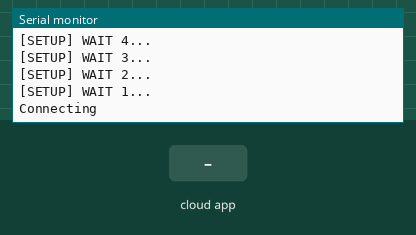
Recording of a sketch running on a simulated ESP8266 (NodeMCU). Parts: the last lines printed to the serial monitor. The test bench sets the inputs (shaded band). WiFi joins after 1.5 s; servers stay silent unless stated; no MQTT or app messages arrive unless stated.

Above: at 5.2 s.
5.3 s: the phone or cloud app sets data to 0
At 6.7 s:
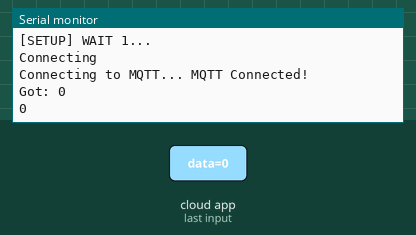
7.0 s: the phone or cloud app sets data to 1
At 8.4 s:
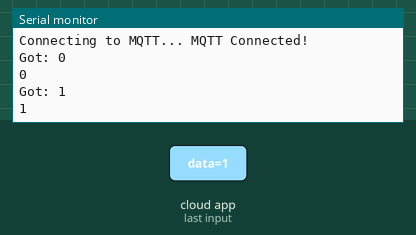
Timing chart, 0 to 10.0 s (numbered marks = the images above; inputs shaded):
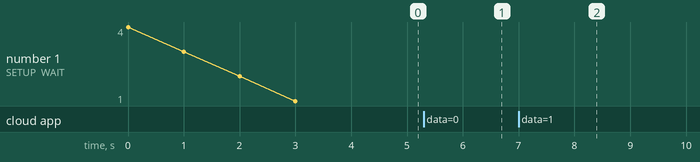

Measured:
- after the input at 5.3 s, the serial monitor: prints a new line after 0.25 s (image 1)
- after the input at 7.0 s, the serial monitor: prints a new line after 0.56 s (image 2)

The sketch:

notice_board.ino
```cpp
/*
 * This is the code for the project called
 * Google Assistant Controlled Scrolling Display
 * which is edited by Sachin Soni for his YouTube channel "techiesms".
 *
 *Tutorial video of this project is available on the youtube channel whose link
 *is attached here.
 *
 *
 *explore|learn|share
 *    techiesms
 *
 *YouTube Channel :- https://www.youtube.com/user/sachinsms1990
 *
 *Website :- http://www.techiesms.com
 *
 */
/************************* Necessary Libraries *********************************/

#include <SPI.h>
#include <ESP8266WiFi.h>
#include <ESP8266WiFiMulti.h>
#include <SoftwareSerial.h>
#include <ESP8266HTTPClient.h>
#include "Adafruit_MQTT.h"
#include "Adafruit_MQTT_Client.h"

#define SCROLL_DELAY 75

/************************* Variables *********************************/
char* str;
String payload;
uint32_t present;
bool first_time;
char ack;
uint16_t  scrollDelay;  // in milliseconds
#define  CHAR_SPACING  1 // pixels between characters
SoftwareSerial mySerial(D2, D3);
// Global message buffers shared by Serial and Scrolling functions
#define BUF_SIZE  75
char curMessage[BUF_SIZE];
char newMessage[BUF_SIZE];
bool newMessageAvailable = false;

ESP8266WiFiMulti WiFiMulti;


/************************* Adafruit.io Setup *********************************/
#define AIO_SERVER      "io.adafruit.com"
#define AIO_SERVERPORT  1883                   // use 8883 for SSL
#define AIO_USERNAME    "s8897576332"
#define AIO_KEY         "aio_OlXI95uQtKRycez0WEPRYPsXDrd6"


/************ Global State (you don't need to change this!) ******************/

// Create an ESP8266 WiFiClient class to connect to the MQTT server.
WiFiClient client;
// or... use WiFiFlientSecure for SSL
//WiFiClientSecure client;

// Setup the MQTT client class by passing in the WiFi client and MQTT server and login details.
Adafruit_MQTT_Client mqtt(&client, AIO_SERVER, AIO_SERVERPORT, AIO_USERNAME, AIO_KEY);

/****************************** Feeds ***************************************/

// Setup a feed called 'onoff' for subscribing to changes.
Adafruit_MQTT_Subscribe message = Adafruit_MQTT_Subscribe(&mqtt, AIO_USERNAME "/feeds/data");

/*************************** Sketch Code ************************************/

// Bug workaround for Arduino 1.6.6, it seems to need a function declaration
// for some reason (only affects ESP8266, likely an arduino-builder bug).
void MQTT_connect();

/*
uint8_t scrollDataSource(uint8_t dev, MD_MAX72XX::transformType_t t)
// Callback function for data that is required for scrolling into the display
{
  static char    *p = curMessage;
  static uint8_t  state = 0;
  static uint8_t  curLen, showLen;
  static uint8_t  cBuf[8];
  uint8_t colData;

  // finite state machine to control what we do on the callback
  switch (state)
  {
    case 0: // Load the next character from the font table
      showLen = mx.getChar(*p++, sizeof(cBuf) / sizeof(cBuf[0]), cBuf);
      curLen = 0;
      state++;

      // if we reached end of message, reset the message pointer
      if (*p == '\0')
      {
        p = curMessage;     // reset the pointer to start of message
        if (newMessageAvailable)  // there is a new message waiting
        {
          strcpy(curMessage, str);  // copy it in
          newMessageAvailable = false;
        }
      }
    // !! deliberately fall through to next state to start displaying

    case 1: // display the next part of the character
      colData = cBuf[curLen++];
      if (curLen == showLen)
      {
        showLen = CHAR_SPACING;
        curLen = 0;
        state = 2;
      }
      break;

    case 2: // display inter-character spacing (blank column)
      colData = 0;
      curLen++;
      if (curLen == showLen)
        state = 0;
      break;

    default:
      state = 0;
  }

  return (colData);
}*/
/*
void scrollText(void)
{
  static uint32_t prevTime = 0;

  // Is it time to scroll the text?
  if (millis() - prevTime >= scrollDelay)
  {
    mx.transform(MD_MAX72XX::TSL);  // scroll along - the callback will load all the data
    prevTime = millis();      // starting point for next time
  }
}*/
void  no_connection(void)
{
  newMessageAvailable = 1;
  strcpy(curMessage, "No Internet! ");
  //scrollText();
}
void setup()
{

  strcpy(curMessage, "Hello! ");
  newMessage[0] = '\0';

  Serial.begin(57600);

  Serial.begin(115200);
  mySerial.begin(9600);
  // Serial.setDebugOutput(true);

  Serial.println();
  Serial.println();
  Serial.println();

  for (uint8_t t = 4; t > 0; t--) {
    Serial.printf("[SETUP] WAIT %d...\n", t);
    Serial.flush();
    delay(1000);
  }

  WiFi.mode(WIFI_STA);
  WiFiMulti.addAP("project", "123456789");
 // WiFiMulti.addAP("SSID2", "PASS2");
  //WiFiMulti.addAP("SSID3", "PASS3");
  Serial.println("Connecting");
  newMessageAvailable = 1;
  present = millis();
  first_time = 1;
    // Setup MQTT subscription for onoff feed.
  mqtt.subscribe(&message);
 str = "  E-Notice board Using IOT Ask Google assistant to change the msg!!!   ";
}

void loop()
{
  while (WiFiMulti.run() != WL_CONNECTED) {
    Serial.println("WiFi not connected!");
    delay(1000);
  }
  // Ensure the connection to the MQTT server is alive (this will make the first
  // connection and automatically reconnect when disconnected).  See the MQTT_connect
  // function definition further below.
  MQTT_connect();

  // this is our 'wait for incoming subscription packets' busy subloop
  // try to spend your time here


  Adafruit_MQTT_Subscribe *subscription;
  while ((subscription = mqtt.readSubscription(1))) {
    if (subscription == &message) {
      payload ="";
      Serial.print(F("Got: "));
      Serial.println((char *)message.lastread);
      str = (char*)message.lastread;
      payload = (String) str;
      //payload += "       ";
      str = &payload[0];
      newMessageAvailable = 1;
     mySerial.println(payload);
     Serial.println(payload);
    }
  }

delay(2000);
 // scrollText();
}
void MQTT_connect() {
  int8_t ret;

  // Stop if already connected.
  if (mqtt.connected()) {
    return;
  }

  Serial.print("Connecting to MQTT... ");

  uint8_t retries = 3;
  while ((ret = mqtt.connect()) != 0) { // connect will return 0 for connected
       Serial.println(mqtt.connectErrorString(ret));
       Serial.println("Retrying MQTT connection in 5 seconds...");
       mqtt.disconnect();
       delay(5000);  // wait 5 seconds
       retries--;
       if (retries == 0) {
         // basically die and wait for WDT to reset me
         while (1);
       }
  }
  Serial.println("MQTT Connected!");
}
```
